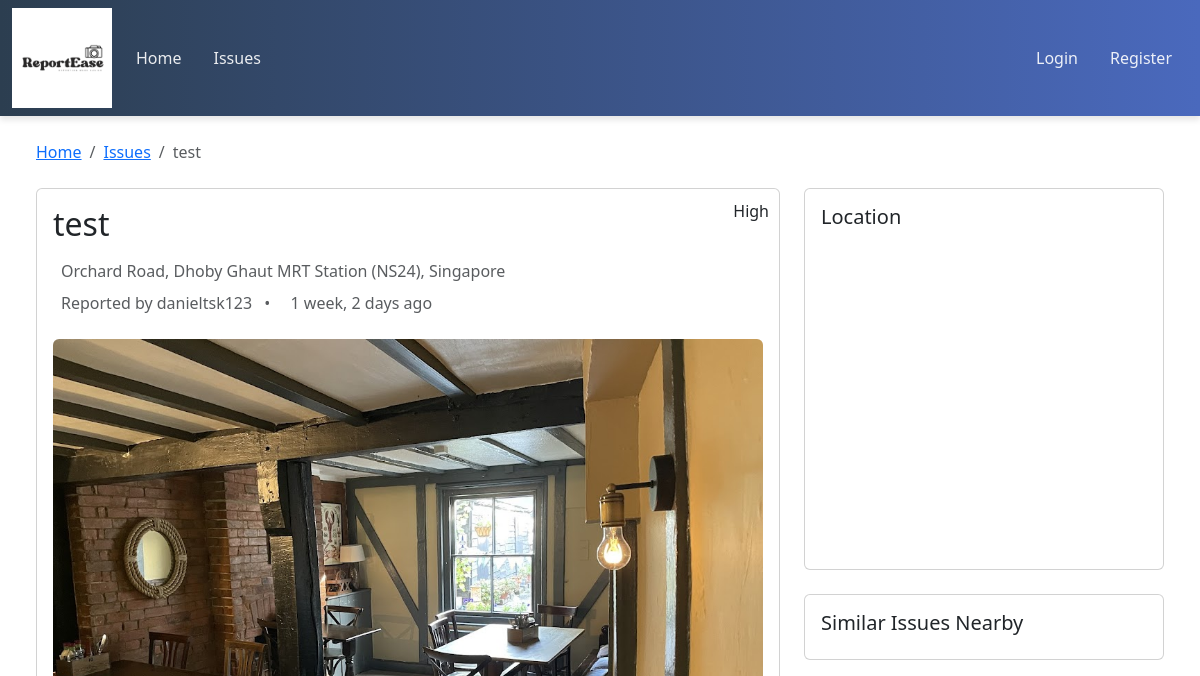
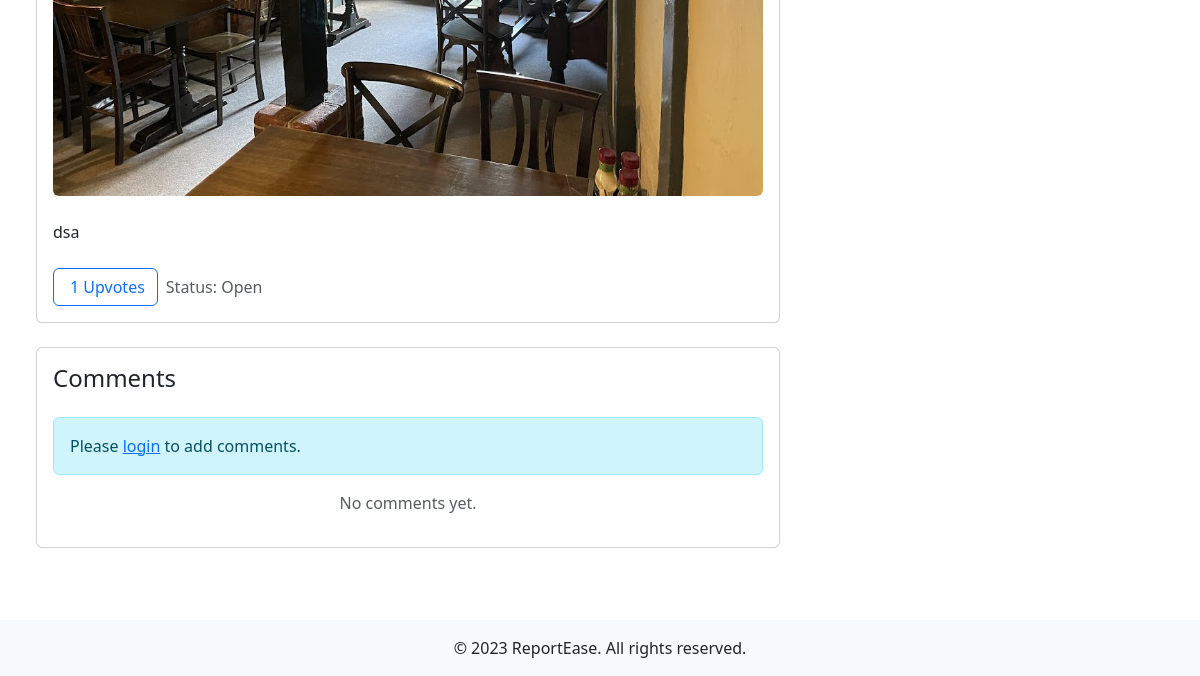
Page /issues/1/ on the earlier database version (2 pictures, top to bottom).
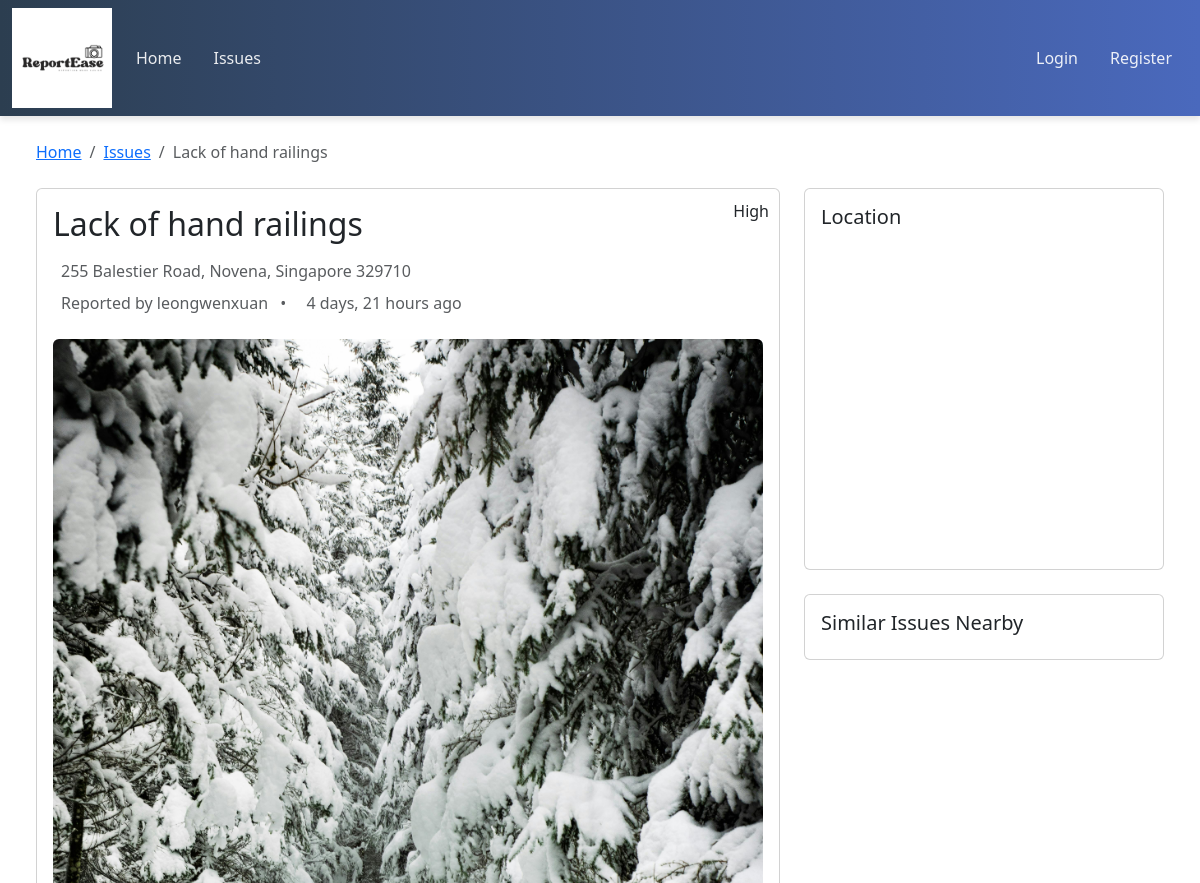
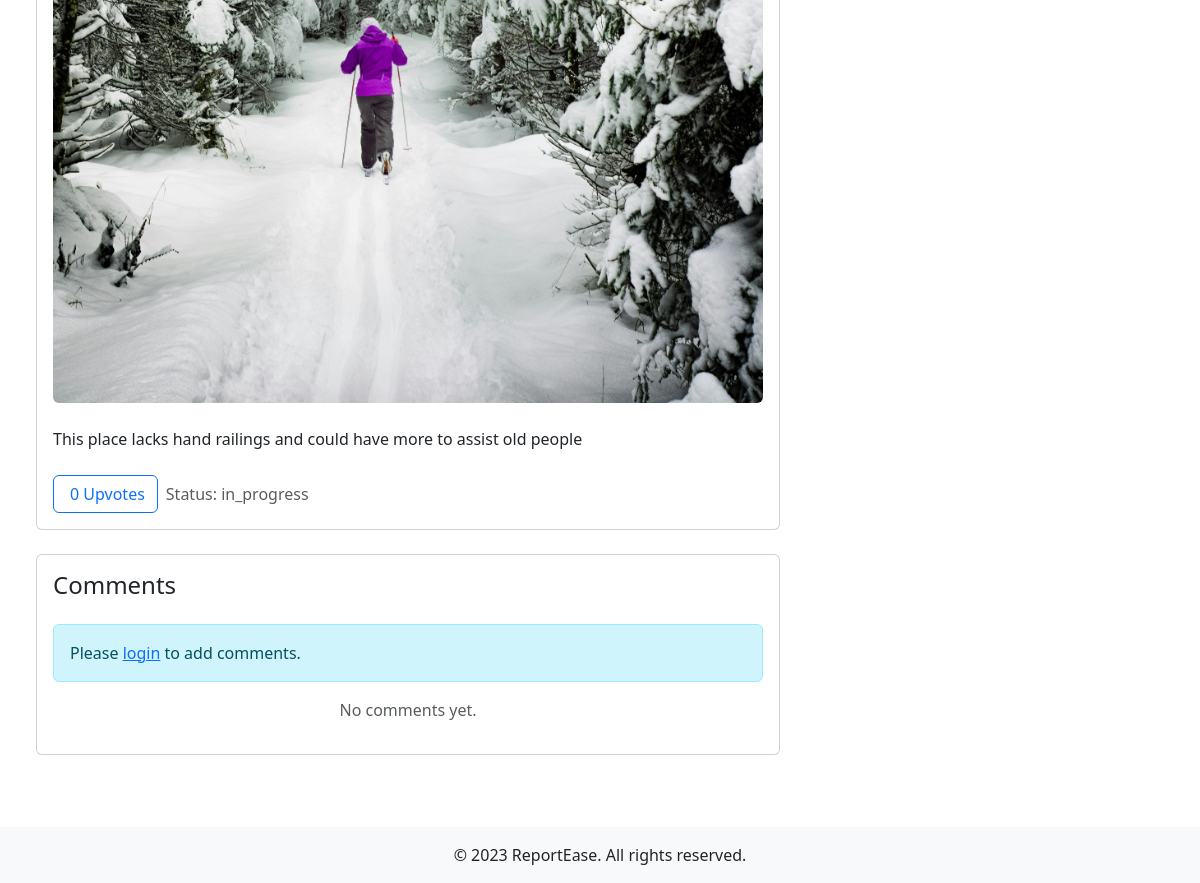
Same page on the later database version (2 pictures, top to bottom).
### fypapp/models.py (models this page shows, shortened)
class AccessibilityIssue(models.Model):
    PRIORITY_CHOICES = [
        (1, 'Low'),
        (2, 'Medium'),
        (3, 'High'),
        (4, 'Critical')
    ]
    STATUS_CHOICES = [
        ('open', 'Open'),
        ('assigned', 'Assigned to Agency'),
        ('in_progress', 'In Progress'),
        ('resolved', 'Resolved'),
        ('closed', 'Closed')
    ]
    title = models.CharField(max_length=200)
    description = models.TextField()
    location = models.CharField(max_length=200)
    latitude = models.DecimalField(max_digits=9, decimal_places=6)
    longitude = models.DecimalField(max_digits=9, decimal_places=6)
    reported_by = models.ForeignKey(User, on_delete=models.CASCADE)
    created_at = models.DateTimeField(auto_now_add=True)
    updated_at = models.DateTimeField(auto_now=True)
    priority = models.IntegerField(choices=PRIORITY_CHOICES, default=1)
    status = models.CharField(max_length=50, choices=STATUS_CHOICES, default='open')
    current_agency = models.ForeignKey(Agency, on_delete=models.SET_NULL, null=True, blank=True, related_name='current_issues')
    upvotes = models.ManyToManyField(User, related_name='upvoted_issues', blank=True)
    image = models.ImageField(upload_to='issue_images/', null=True, blank=True)
    @property
    def upvote_count(self):
        return self.upvotes.count()

### fypapp/views.py (the view)
# urls.py: path('issues/<int:pk>/', views.issue_detail, name='issue_detail'),
def issue_detail(request, pk):
    issue = get_object_or_404(AccessibilityIssue, pk=pk)
    has_upvoted = False
    if request.user.is_authenticated:
        has_upvoted = issue.upvotes.filter(id=request.user.id).exists()
    context = {
        'issue': issue,
        'mapbox_access_token': settings.MAPBOX_ACCESS_TOKEN,
        'has_upvoted': has_upvoted
    }
    return render(request, 'issue_detail.html', context)

### fypapp/templates/issue_detail.html (shortened to what this page needs)
{% extends 'base.html' %}
{% block extra_head %}
<link href="https://api.mapbox.com/mapbox-gl-js/v3.10.0/mapbox-gl.css" rel="stylesheet">
{% endblock %}
{% block content %}
<div class="container-fluid">
    <nav aria-label="breadcrumb" class="mb-4">
        <ol class="breadcrumb">
            <li class="breadcrumb-item"><a href="/">Home</a></li>
            <li class="breadcrumb-item"><a href="/issues">Issues</a></li>
            <li class="breadcrumb-item active">{{ issue.title }}</li>
        </ol>
    </nav>
    <div class="row">
        <div class="col-md-8">
            <div class="card mb-4">
                <div class="card-body">
                    <div class="d-flex justify-content-between align-items-start mb-3">
                        <h2 class="card-title mb-0">{{ issue.title }}</h2>
                        <span class="priority-badge">{{ issue.get_priority_display }}</span>
                    </div>
                    <div class="mb-4">
                        <p class="text-muted mb-2">
                            {{ issue.location }}
                        </p>
                        <p class="text-muted mb-2">
                            Reported by {{ issue.reported_by.username }}
                            <span class="mx-2">•</span>
                            {{ issue.created_at|timesince }} ago
                        </p>
                    </div>
                    {% if issue.image %}
                    <div class="mb-4">
                        <img src="{{ issue.image.url }}" alt="Issue Image" class="img-fluid rounded">
                    </div>
                    {% endif %}
                    <p class="card-text">{{ issue.description }}</p>
                    <div class="d-flex align-items-center mt-4">
                        <button id="upvoteBtn" class="btn btn-outline-primary me-2" onclick="toggleUpvote()">
                            <span id="upvoteCount">{{ issue.upvote_count }}</span> Upvotes
                        </button>
                        <span class="text-muted">Status: {{ issue.status }}</span>
                    </div>
                </div>
            </div>
            <div class="card">
                <div class="card-body">
                    <h4 class="card-title mb-4">Comments</h4>
                    {% if user.is_authenticated %}
                    <form id="commentForm" class="mb-4">
                        {% csrf_token %}
                        <div class="mb-3">
                            <textarea class="form-control" id="commentContent" rows="3" placeholder="Add a comment..." required></textarea>
                        </div>
                        <button type="submit" class="btn btn-primary">Post Comment</button>
                    </form>
                    {% else %}
                    <div class="alert alert-info">
                        Please <a href="{% url 'login' %}">login</a> to add comments.
                    </div>
                    {% endif %}
                    <div id="commentsList" class="comment-section">
                        {% for comment in issue.comments.all %}
                        <div class="d-flex mb-3">
                            <div class="flex-shrink-0">
                                <i class="fas fa-user-circle fa-2x text-muted"></i>
                            </div>
                            <div class="flex-grow-1 ms-3">
                                <div class="d-flex justify-content-between">
                                    <h6 class="mb-1">{{ comment.user.username }}</h6>
                                    <small class="text-muted">{{ comment.created_at|timesince }} ago</small>
                                </div>
                                <p class="mb-0">{{ comment.content }}</p>
                            </div>
                        </div>
                        {% empty %}
                        <p class="text-muted text-center">No comments yet.</p>
                        {% endfor %}
                    </div>
                </div>
            </div>
        </div>
        <div class="col-md-4">
            <div class="card mb-4">
                <div class="card-body">
                    <h5 class="card-title">Location</h5>
                    <div id="map" style="height: 300px;" class="mb-3"></div>
                </div>
            </div>
            <div class="card">
                <div class="card-body">
                    <h5 class="card-title">Similar Issues Nearby</h5>
                </div>
            </div>
        </div>
    </div>
</div>
{% endblock %}

### fypapp/templates/base.html (shortened to what this page needs)
<!DOCTYPE html>
<html lang="en">
<head>
    {% load static %}
    {% load bootstrap5 %}
    {% bootstrap_css %}
    {% block extra_head %}{% endblock %}
</head>
<body>
    {% include 'navbar.html' %}
    <main class="container-fluid p-4">
        {% block content %}{% endblock %}
    </main>
    <footer class="bg-light py-3 mt-5">
        <div class="container-fluid text-center">
            <p class="mb-0">&copy; 2023 ReportEase. All rights reserved.</p>
        </div>
    </footer>
</body>
</html>

### fypapp/templates/navbar.html (shortened to what this page needs)
{% load static %}
<link rel="stylesheet" href="{% static 'styles/navbar.css' %}">
<nav class="navbar navbar-expand-lg navbar-dark">
        <div class="container-fluid">
        {% load static %}
        <a href="/">
            <img src="{% static 'images/logo.png' %}" alt="ReportEase Logo" height="100" class="d-inline-block align-top me-2">
        </a>
        <div class="collapse navbar-collapse" id="navbarNav">
            <ul class="navbar-nav me-auto">
                <li class="nav-item">
                    <a class="nav-link" href="/">Home</a>
                </li>
                {% if user.is_authenticated %}
                    {% if user.staff_profile %}
                        <li class="nav-item">
                            <a class="nav-link" href="{% url 'agency_dashboard' %}">Dashboard</a>
                        </li>
                        <li class="nav-item">
                            <a class="nav-link" href="{% url 'agency_issue_list' %}">Assigned Issues</a>
                        </li>
                    {% else %}
                        <li class="nav-item">
                            <a class="nav-link" href="/issues">Issues</a>
                        </li>
                        <li class="nav-item">
                            <a class="nav-link" href="/report">Report Issue</a>
                        </li>
                        <li class="nav-item">
                            <a class="nav-link" href="/routermap">Route Map</a>
                        </li>
                    {% endif %}
                {% else %}
                    <li class="nav-item">
                        <a class="nav-link" href="/issues">Issues</a>
                    </li>
                {% endif %}
            </ul>
            <div class="navbar-nav">
                {% if user.is_authenticated %}
                     <a class="nav-item nav-link" href="{% url 'profile' %}">Welcome, {{ user.username }}</a>
                    <form method="post" action="{% url 'logout' %}" class="d-inline">
                        {% csrf_token %}
                        <button type="submit" class="nav-link border-0 bg-transparent">Logout</button>
                    </form>
                {% else %}
                    <a class="nav-link" href="{% url 'login' %}">Login</a>
                    <a class="nav-link" href="{% url 'register' %}">Register</a>
                {% endif %}
            </div>
        </div>
    </div>
</nav>

### static/styles/navbar.css (style rules this page uses)
.navbar { box-shadow: 0 4px 6px rgba(0, 0, 0, 0.1); padding: 0.5rem 0; background: linear-gradient(to right, #2c3e50, #4a69bd) !important; }
.nav-link { position: relative; padding: 0.5rem 1rem !important; transition: color 0.2s; color: rgba(255, 255, 255, 0.9) !important; }
.nav-link:after { content: ""; position: absolute; width: 0; height: 2px; bottom: 0; left: 50%; background-color: #ff9e00; transition: all 0.3s; }

### fypapp/templates/base.html (style rules this page uses)
body { display: flex; flex-direction: column; min-height: 100vh; }
main { flex: 1 0 auto; }
footer { flex-shrink: 0; }
.priority-badge { position: absolute; top: 10px; right: 10px; }
#map { height: 400px; width: 100%; border-radius: 8px; }
.comment-section { max-height: 300px; overflow-y: auto; }

Differences in the rows shown:
changed AccessibilityIssue "High": title "test" → "Lack of hand railings"; location "Orchard Road, Dhoby Ghaut MRT Station (NS24), Singapore" → "255 Balestier Road, Novena, Singapore 329710"; reported_by.username "danieltsk123" → "leongwenxuan"; created_at "1 week, 2 days" → "4 days, 21 hours"; image: a different picture; description "dsa" → "This place lacks hand railings and could have more to assist old people"; upvote_count "1" → "0"; status "Open" → "in_progress"
